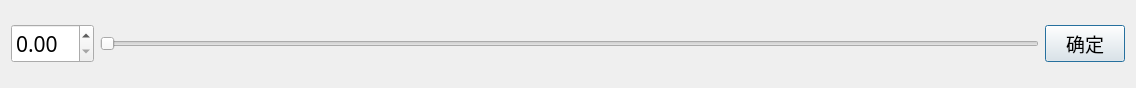
<?xml version="1.0" encoding="UTF-8"?>
<ui version="4.0">
 <class>Rate</class>
 <widget class="QDialog" name="Rate">
  <property name="geometry">
   <rect>
    <x>0</x>
    <y>0</y>
    <width>1136</width>
    <height>88</height>
   </rect>
  </property>
  <property name="windowTitle">
   <string>费率设置</string>
  </property>
  <layout class="QGridLayout" name="gridLayout">
   <item row="0" column="0">
    <layout class="QHBoxLayout" name="horizontalLayout">
     <item>
      <widget class="QDoubleSpinBox" name="DoubleSpin">
       <property name="font">
        <font>
         <family>Adobe Devanagari</family>
         <pointsize>16</pointsize>
        </font>
       </property>
      </widget>
     </item>
     <item>
      <widget class="QSlider" name="RateSlider">
       <property name="orientation">
        <enum>Qt::Horizontal</enum>
       </property>
       <property name="tickPosition">
        <enum>QSlider::NoTicks</enum>
       </property>
      </widget>
     </item>
     <item>
      <widget class="QPushButton" name="pushButton">
       <property name="font">
        <font>
         <family>宋体</family>
         <pointsize>14</pointsize>
        </font>
       </property>
       <property name="text">
        <string>确定</string>
       </property>
      </widget>
     </item>
    </layout>
   </item>
  </layout>
 </widget>
 <resources/>
 <connections/>
</ui>
